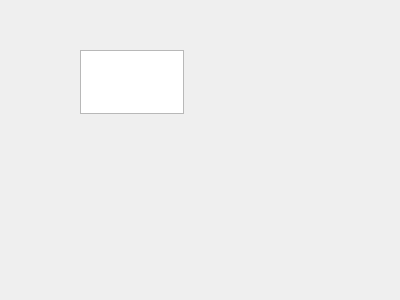
<?xml version="1.0" encoding="UTF-8"?>
<ui version="4.0">
 <class>FormDoc</class>
 <widget class="QWidget" name="FormDoc">
  <property name="geometry">
   <rect>
    <x>0</x>
    <y>0</y>
    <width>400</width>
    <height>300</height>
   </rect>
  </property>
  <property name="windowTitle">
   <string>Form</string>
  </property>
  <widget class="QPlainTextEdit" name="plainTextEdit">
   <property name="geometry">
    <rect>
     <x>80</x>
     <y>50</y>
     <width>104</width>
     <height>64</height>
    </rect>
   </property>
  </widget>
  <action name="actOpen">
   <property name="icon">
    <iconset resource="res.qrc">
     <normaloff>:/images/images/122.bmp</normaloff>:/images/images/122.bmp</iconset>
   </property>
   <property name="text">
    <string>打开</string>
   </property>
   <property name="toolTip">
    <string>打开文件</string>
   </property>
  </action>
  <action name="actCut">
   <property name="icon">
    <iconset resource="res.qrc">
     <normaloff>:/images/images/200.bmp</normaloff>:/images/images/200.bmp</iconset>
   </property>
   <property name="text">
    <string>剪切</string>
   </property>
   <property name="toolTip">
    <string>剪切</string>
   </property>
   <property name="shortcut">
    <string>Ctrl+X</string>
   </property>
  </action>
  <action name="actCopy">
   <property name="icon">
    <iconset resource="res.qrc">
     <normaloff>:/images/images/202.bmp</normaloff>:/images/images/202.bmp</iconset>
   </property>
   <property name="text">
    <string>复制</string>
   </property>
   <property name="toolTip">
    <string>复制</string>
   </property>
   <property name="shortcut">
    <string>Ctrl+C</string>
   </property>
  </action>
  <action name="actPaste">
   <property name="icon">
    <iconset resource="res.qrc">
     <normaloff>:/images/images/204.bmp</normaloff>:/images/images/204.bmp</iconset>
   </property>
   <property name="text">
    <string>粘贴</string>
   </property>
   <property name="toolTip">
    <string>粘贴</string>
   </property>
   <property name="shortcut">
    <string>Ctrl+V</string>
   </property>
  </action>
  <action name="actFont">
   <property name="icon">
    <iconset resource="res.qrc">
     <normaloff>:/images/images/506.bmp</normaloff>:/images/images/506.bmp</iconset>
   </property>
   <property name="text">
    <string>字体</string>
   </property>
   <property name="toolTip">
    <string>设置字体</string>
   </property>
  </action>
  <action name="actClose">
   <property name="icon">
    <iconset resource="res.qrc">
     <normaloff>:/images/images/132.bmp</normaloff>:/images/images/132.bmp</iconset>
   </property>
   <property name="text">
    <string>关闭</string>
   </property>
   <property name="toolTip">
    <string>关闭本窗口</string>
   </property>
  </action>
  <action name="actUndo">
   <property name="icon">
    <iconset resource="res.qrc">
     <normaloff>:/images/images/206.bmp</normaloff>:/images/images/206.bmp</iconset>
   </property>
   <property name="text">
    <string>撤销</string>
   </property>
   <property name="toolTip">
    <string>撤销编辑操作</string>
   </property>
   <property name="shortcut">
    <string>Ctrl+Z</string>
   </property>
  </action>
  <action name="actRedo">
   <property name="icon">
    <iconset resource="res.qrc">
     <normaloff>:/images/images/208.bmp</normaloff>:/images/images/208.bmp</iconset>
   </property>
   <property name="text">
    <string>重复</string>
   </property>
   <property name="toolTip">
    <string>重复编辑操作</string>
   </property>
  </action>
 </widget>
 <resources>
  <include location="res.qrc"/>
 </resources>
 <connections/>
</ui>
